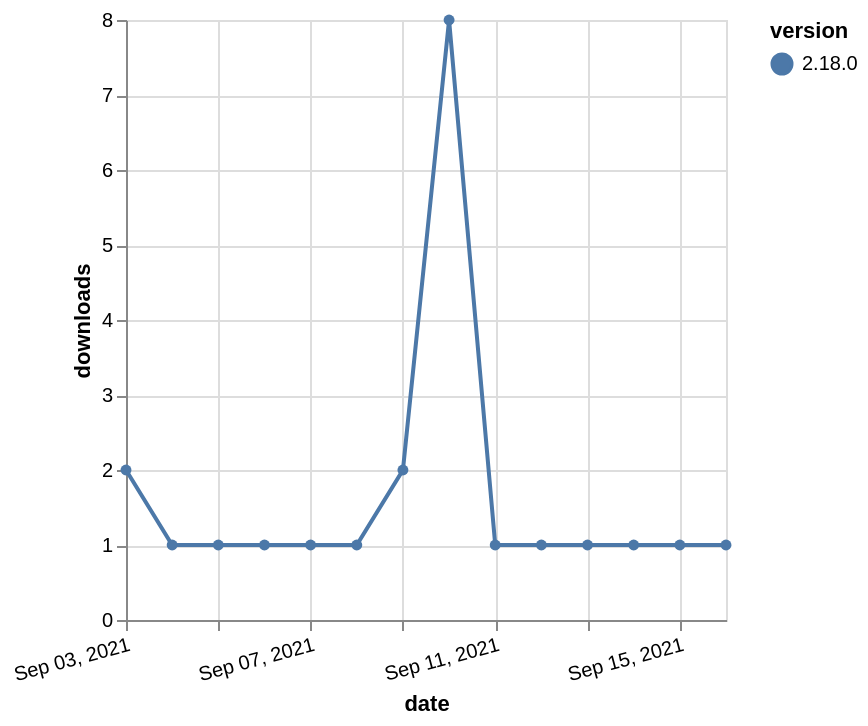

Write the Vega-Lite specification saved for this chart.
### Vega-Lite specification from a JSON file in a GitHub repository (floating-point values rounded to 4 significant figures)
{"$schema": "https://vega.github.io/schema/vega-lite/v5.json", "description": "A simple bar chart with embedded data.", "data": {"values": [{"date": "2021-09-03", "total": 514, "delta": 2, "version": "2.18.0"}, {"date": "2021-09-04", "total": 515, "delta": 1, "version": "2.18.0"}, {"date": "2021-09-05", "total": 516, "delta": 1, "version": "2.18.0"}, {"date": "2021-09-06", "total": 517, "delta": 1, "version": "2.18.0"}, {"date": "2021-09-07", "total": 518, "delta": 1, "version": "2.18.0"}, {"date": "2021-09-08", "total": 519, "delta": 1, "version": "2.18.0"}, {"date": "2021-09-09", "total": 521, "delta": 2, "version": "2.18.0"}, {"date": "2021-09-10", "total": 529, "delta": 8, "version": "2.18.0"}, {"date": "2021-09-11", "total": 530, "delta": 1, "version": "2.18.0"}, {"date": "2021-09-12", "total": 531, "delta": 1, "version": "2.18.0"}, {"date": "2021-09-13", "total": 532, "delta": 1, "version": "2.18.0"}, {"date": "2021-09-14", "total": 533, "delta": 1, "version": "2.18.0"}, {"date": "2021-09-15", "total": 534, "delta": 1, "version": "2.18.0"}, {"date": "2021-09-16", "total": 535, "delta": 1, "version": "2.18.0"}]}, "width": "container", "mark": {"type": "line", "point": {"filled": true}}, "encoding": {"x": {"field": "date", "type": "temporal", "timeUnit": "yearmonthdate", "title": "date", "axis": {"labelAngle": -15}}, "y": {"field": "delta", "type": "quantitative", "title": "downloads"}, "color": {"field": "version", "type": "nominal"}, "tooltip": {"field": "delta"}}}
